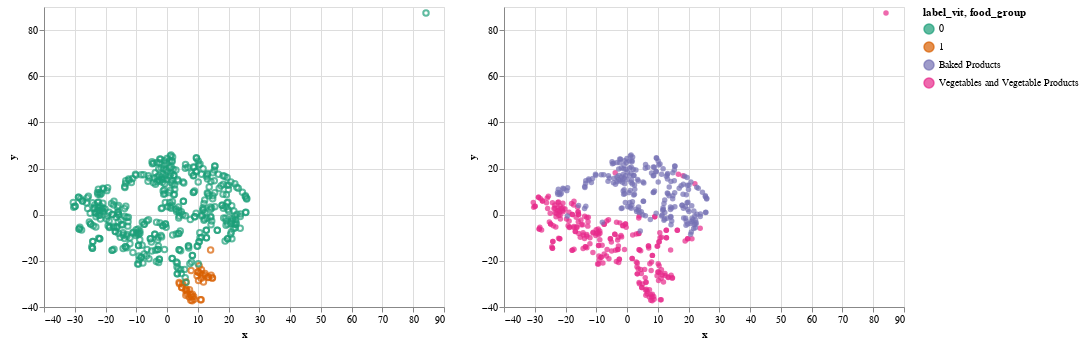

The code cell stored with this chart in its notebook:
### Code cell
tsne_vit_chart | vit_group

### Figure 1 — Vega-Lite specification as saved in the notebook (floating-point values rounded to 4 significant figures; data arrays with more than 128 entries replaced by an {"elided": "..."} marker saying what was removed)
{"config": {"view": {"continuousWidth": 400, "continuousHeight": 300}}, "hconcat": [{"mark": "point", "encoding": {"color": {"type": "nominal", "field": "label_vit"}, "x": {"type": "quantitative", "field": "x"}, "y": {"type": "quantitative", "field": "y"}}}, {"mark": "circle", "encoding": {"color": {"type": "ordinal", "field": "food_group", "scale": {"scheme": "dark2"}}, "x": {"type": "quantitative", "field": "x"}, "y": {"type": "quantitative", "field": "y"}}}], "data": {"name": "data-64e857ef2ea66a3cf717db584fb241d3"}, "$schema": "https://vega.github.io/schema/vega-lite/v4.8.1.json", "datasets": {"data-64e857ef2ea66a3cf717db584fb241d3": {"elided": "477 records"}}}
